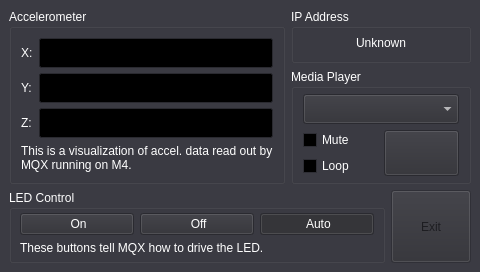
<?xml version="1.0" encoding="UTF-8"?>
<ui version="4.0">
 <class>EasyDuoClass</class>
 <widget class="QMainWindow" name="EasyDuoClass">
  <property name="geometry">
   <rect>
    <x>0</x>
    <y>0</y>
    <width>480</width>
    <height>272</height>
   </rect>
  </property>
  <property name="sizePolicy">
   <sizepolicy hsizetype="Preferred" vsizetype="Preferred">
    <horstretch>0</horstretch>
    <verstretch>0</verstretch>
   </sizepolicy>
  </property>
  <property name="palette">
   <palette>
    <active>
     <colorrole role="WindowText">
      <brush brushstyle="SolidPattern">
       <color alpha="255">
        <red>255</red>
        <green>255</green>
        <blue>255</blue>
       </color>
      </brush>
     </colorrole>
     <colorrole role="Button">
      <brush brushstyle="SolidPattern">
       <color alpha="255">
        <red>46</red>
        <green>46</green>
        <blue>52</blue>
       </color>
      </brush>
     </colorrole>
     <colorrole role="Light">
      <brush brushstyle="SolidPattern">
       <color alpha="255">
        <red>88</red>
        <green>88</green>
        <blue>100</blue>
       </color>
      </brush>
     </colorrole>
     <colorrole role="Midlight">
      <brush brushstyle="SolidPattern">
       <color alpha="255">
        <red>73</red>
        <green>73</green>
        <blue>83</blue>
       </color>
      </brush>
     </colorrole>
     <colorrole role="Dark">
      <brush brushstyle="SolidPattern">
       <color alpha="255">
        <red>29</red>
        <green>29</green>
        <blue>33</blue>
       </color>
      </brush>
     </colorrole>
     <colorrole role="Mid">
      <brush brushstyle="SolidPattern">
       <color alpha="255">
        <red>39</red>
        <green>39</green>
        <blue>44</blue>
       </color>
      </brush>
     </colorrole>
     <colorrole role="Text">
      <brush brushstyle="SolidPattern">
       <color alpha="255">
        <red>255</red>
        <green>255</green>
        <blue>255</blue>
       </color>
      </brush>
     </colorrole>
     <colorrole role="BrightText">
      <brush brushstyle="SolidPattern">
       <color alpha="255">
        <red>255</red>
        <green>255</green>
        <blue>255</blue>
       </color>
      </brush>
     </colorrole>
     <colorrole role="ButtonText">
      <brush brushstyle="SolidPattern">
       <color alpha="255">
        <red>255</red>
        <green>255</green>
        <blue>255</blue>
       </color>
      </brush>
     </colorrole>
     <colorrole role="Base">
      <brush brushstyle="SolidPattern">
       <color alpha="255">
        <red>0</red>
        <green>0</green>
        <blue>0</blue>
       </color>
      </brush>
     </colorrole>
     <colorrole role="Window">
      <brush brushstyle="SolidPattern">
       <color alpha="255">
        <red>59</red>
        <green>59</green>
        <blue>67</blue>
       </color>
      </brush>
     </colorrole>
     <colorrole role="Shadow">
      <brush brushstyle="SolidPattern">
       <color alpha="255">
        <red>0</red>
        <green>0</green>
        <blue>40</blue>
       </color>
      </brush>
     </colorrole>
     <colorrole role="AlternateBase">
      <brush brushstyle="SolidPattern">
       <color alpha="255">
        <red>29</red>
        <green>29</green>
        <blue>33</blue>
       </color>
      </brush>
     </colorrole>
     <colorrole role="ToolTipBase">
      <brush brushstyle="SolidPattern">
       <color alpha="255">
        <red>255</red>
        <green>255</green>
        <blue>220</blue>
       </color>
      </brush>
     </colorrole>
     <colorrole role="ToolTipText">
      <brush brushstyle="SolidPattern">
       <color alpha="255">
        <red>0</red>
        <green>0</green>
        <blue>0</blue>
       </color>
      </brush>
     </colorrole>
    </active>
    <inactive>
     <colorrole role="WindowText">
      <brush brushstyle="SolidPattern">
       <color alpha="255">
        <red>255</red>
        <green>255</green>
        <blue>255</blue>
       </color>
      </brush>
     </colorrole>
     <colorrole role="Button">
      <brush brushstyle="SolidPattern">
       <color alpha="255">
        <red>46</red>
        <green>46</green>
        <blue>52</blue>
       </color>
      </brush>
     </colorrole>
     <colorrole role="Light">
      <brush brushstyle="SolidPattern">
       <color alpha="255">
        <red>88</red>
        <green>88</green>
        <blue>100</blue>
       </color>
      </brush>
     </colorrole>
     <colorrole role="Midlight">
      <brush brushstyle="SolidPattern">
       <color alpha="255">
        <red>73</red>
        <green>73</green>
        <blue>83</blue>
       </color>
      </brush>
     </colorrole>
     <colorrole role="Dark">
      <brush brushstyle="SolidPattern">
       <color alpha="255">
        <red>29</red>
        <green>29</green>
        <blue>33</blue>
       </color>
      </brush>
     </colorrole>
     <colorrole role="Mid">
      <brush brushstyle="SolidPattern">
       <color alpha="255">
        <red>39</red>
        <green>39</green>
        <blue>44</blue>
       </color>
      </brush>
     </colorrole>
     <colorrole role="Text">
      <brush brushstyle="SolidPattern">
       <color alpha="255">
        <red>255</red>
        <green>255</green>
        <blue>255</blue>
       </color>
      </brush>
     </colorrole>
     <colorrole role="BrightText">
      <brush brushstyle="SolidPattern">
       <color alpha="255">
        <red>255</red>
        <green>255</green>
        <blue>255</blue>
       </color>
      </brush>
     </colorrole>
     <colorrole role="ButtonText">
      <brush brushstyle="SolidPattern">
       <color alpha="255">
        <red>255</red>
        <green>255</green>
        <blue>255</blue>
       </color>
      </brush>
     </colorrole>
     <colorrole role="Base">
      <brush brushstyle="SolidPattern">
       <color alpha="255">
        <red>0</red>
        <green>0</green>
        <blue>0</blue>
       </color>
      </brush>
     </colorrole>
     <colorrole role="Window">
      <brush brushstyle="SolidPattern">
       <color alpha="255">
        <red>59</red>
        <green>59</green>
        <blue>67</blue>
       </color>
      </brush>
     </colorrole>
     <colorrole role="Shadow">
      <brush brushstyle="SolidPattern">
       <color alpha="255">
        <red>0</red>
        <green>0</green>
        <blue>40</blue>
       </color>
      </brush>
     </colorrole>
     <colorrole role="AlternateBase">
      <brush brushstyle="SolidPattern">
       <color alpha="255">
        <red>29</red>
        <green>29</green>
        <blue>33</blue>
       </color>
      </brush>
     </colorrole>
     <colorrole role="ToolTipBase">
      <brush brushstyle="SolidPattern">
       <color alpha="255">
        <red>255</red>
        <green>255</green>
        <blue>220</blue>
       </color>
      </brush>
     </colorrole>
     <colorrole role="ToolTipText">
      <brush brushstyle="SolidPattern">
       <color alpha="255">
        <red>0</red>
        <green>0</green>
        <blue>0</blue>
       </color>
      </brush>
     </colorrole>
    </inactive>
    <disabled>
     <colorrole role="WindowText">
      <brush brushstyle="SolidPattern">
       <color alpha="255">
        <red>29</red>
        <green>29</green>
        <blue>33</blue>
       </color>
      </brush>
     </colorrole>
     <colorrole role="Button">
      <brush brushstyle="SolidPattern">
       <color alpha="255">
        <red>46</red>
        <green>46</green>
        <blue>52</blue>
       </color>
      </brush>
     </colorrole>
     <colorrole role="Light">
      <brush brushstyle="SolidPattern">
       <color alpha="255">
        <red>88</red>
        <green>88</green>
        <blue>100</blue>
       </color>
      </brush>
     </colorrole>
     <colorrole role="Midlight">
      <brush brushstyle="SolidPattern">
       <color alpha="255">
        <red>73</red>
        <green>73</green>
        <blue>83</blue>
       </color>
      </brush>
     </colorrole>
     <colorrole role="Dark">
      <brush brushstyle="SolidPattern">
       <color alpha="255">
        <red>29</red>
        <green>29</green>
        <blue>33</blue>
       </color>
      </brush>
     </colorrole>
     <colorrole role="Mid">
      <brush brushstyle="SolidPattern">
       <color alpha="255">
        <red>39</red>
        <green>39</green>
        <blue>44</blue>
       </color>
      </brush>
     </colorrole>
     <colorrole role="Text">
      <brush brushstyle="SolidPattern">
       <color alpha="255">
        <red>29</red>
        <green>29</green>
        <blue>33</blue>
       </color>
      </brush>
     </colorrole>
     <colorrole role="BrightText">
      <brush brushstyle="SolidPattern">
       <color alpha="255">
        <red>255</red>
        <green>255</green>
        <blue>255</blue>
       </color>
      </brush>
     </colorrole>
     <colorrole role="ButtonText">
      <brush brushstyle="SolidPattern">
       <color alpha="255">
        <red>29</red>
        <green>29</green>
        <blue>33</blue>
       </color>
      </brush>
     </colorrole>
     <colorrole role="Base">
      <brush brushstyle="SolidPattern">
       <color alpha="255">
        <red>59</red>
        <green>59</green>
        <blue>67</blue>
       </color>
      </brush>
     </colorrole>
     <colorrole role="Window">
      <brush brushstyle="SolidPattern">
       <color alpha="255">
        <red>59</red>
        <green>59</green>
        <blue>67</blue>
       </color>
      </brush>
     </colorrole>
     <colorrole role="Shadow">
      <brush brushstyle="SolidPattern">
       <color alpha="255">
        <red>0</red>
        <green>0</green>
        <blue>40</blue>
       </color>
      </brush>
     </colorrole>
     <colorrole role="AlternateBase">
      <brush brushstyle="SolidPattern">
       <color alpha="255">
        <red>59</red>
        <green>59</green>
        <blue>67</blue>
       </color>
      </brush>
     </colorrole>
     <colorrole role="ToolTipBase">
      <brush brushstyle="SolidPattern">
       <color alpha="255">
        <red>255</red>
        <green>255</green>
        <blue>220</blue>
       </color>
      </brush>
     </colorrole>
     <colorrole role="ToolTipText">
      <brush brushstyle="SolidPattern">
       <color alpha="255">
        <red>0</red>
        <green>0</green>
        <blue>0</blue>
       </color>
      </brush>
     </colorrole>
    </disabled>
   </palette>
  </property>
  <property name="cursor">
   <cursorShape>BlankCursor</cursorShape>
  </property>
  <property name="windowTitle">
   <string>MainWindow</string>
  </property>
  <property name="styleSheet">
   <string notr="true"/>
  </property>
  <widget class="QWidget" name="centralwidget">
   <layout class="QGridLayout" name="gridLayout">
    <item row="0" column="0">
     <layout class="QVBoxLayout" name="verticalLayout">
      <property name="leftMargin">
       <number>0</number>
      </property>
      <item>
       <layout class="QHBoxLayout" name="horizontalLayout">
        <item>
         <widget class="QGroupBox" name="gbxAccel">
          <property name="title">
           <string>Accelerometer</string>
          </property>
          <layout class="QGridLayout" name="gridLayout_3">
           <item row="1" column="0">
            <widget class="QLabel" name="lblAccelX">
             <property name="text">
              <string>X:</string>
             </property>
            </widget>
           </item>
           <item row="1" column="1">
            <widget class="QProgressBar" name="prgAccelX">
             <property name="sizePolicy">
              <sizepolicy hsizetype="Expanding" vsizetype="MinimumExpanding">
               <horstretch>0</horstretch>
               <verstretch>0</verstretch>
              </sizepolicy>
             </property>
             <property name="minimumSize">
              <size>
               <width>100</width>
               <height>30</height>
              </size>
             </property>
             <property name="maximum">
              <number>16384</number>
             </property>
             <property name="format">
              <string/>
             </property>
            </widget>
           </item>
           <item row="2" column="0">
            <widget class="QLabel" name="lblAccelY">
             <property name="text">
              <string>Y:</string>
             </property>
            </widget>
           </item>
           <item row="2" column="1">
            <widget class="QProgressBar" name="prgAccelY">
             <property name="sizePolicy">
              <sizepolicy hsizetype="Expanding" vsizetype="MinimumExpanding">
               <horstretch>0</horstretch>
               <verstretch>0</verstretch>
              </sizepolicy>
             </property>
             <property name="minimumSize">
              <size>
               <width>100</width>
               <height>30</height>
              </size>
             </property>
             <property name="maximum">
              <number>16384</number>
             </property>
             <property name="format">
              <string/>
             </property>
            </widget>
           </item>
           <item row="3" column="0">
            <widget class="QLabel" name="lblAccelZ">
             <property name="text">
              <string>Z:</string>
             </property>
            </widget>
           </item>
           <item row="3" column="1">
            <widget class="QProgressBar" name="prgAccelZ">
             <property name="sizePolicy">
              <sizepolicy hsizetype="Expanding" vsizetype="MinimumExpanding">
               <horstretch>0</horstretch>
               <verstretch>0</verstretch>
              </sizepolicy>
             </property>
             <property name="minimumSize">
              <size>
               <width>100</width>
               <height>30</height>
              </size>
             </property>
             <property name="maximum">
              <number>16384</number>
             </property>
             <property name="format">
              <string/>
             </property>
            </widget>
           </item>
           <item row="4" column="0" colspan="2">
            <widget class="QLabel" name="lblAccel">
             <property name="font">
              <font>
               <pointsize>9</pointsize>
              </font>
             </property>
             <property name="text">
              <string>This is a visualization of accel. data read out by MQX running on M4.</string>
             </property>
             <property name="scaledContents">
              <bool>false</bool>
             </property>
             <property name="wordWrap">
              <bool>true</bool>
             </property>
            </widget>
           </item>
          </layout>
         </widget>
        </item>
        <item>
         <layout class="QVBoxLayout" name="verticalLayout_2" stretch="1,2">
          <item>
           <widget class="QGroupBox" name="gbxIpAdddress">
            <property name="sizePolicy">
             <sizepolicy hsizetype="Preferred" vsizetype="MinimumExpanding">
              <horstretch>0</horstretch>
              <verstretch>0</verstretch>
             </sizepolicy>
            </property>
            <property name="maximumSize">
             <size>
              <width>16777215</width>
              <height>60</height>
             </size>
            </property>
            <property name="title">
             <string>IP Address</string>
            </property>
            <layout class="QVBoxLayout" name="verticalLayout_4">
             <property name="topMargin">
              <number>3</number>
             </property>
             <property name="bottomMargin">
              <number>6</number>
             </property>
             <item>
              <widget class="QLabel" name="lblIpAddress">
               <property name="focusPolicy">
                <enum>Qt::TabFocus</enum>
               </property>
               <property name="text">
                <string>Unknown</string>
               </property>
               <property name="alignment">
                <set>Qt::AlignCenter</set>
               </property>
              </widget>
             </item>
            </layout>
           </widget>
          </item>
          <item>
           <widget class="QGroupBox" name="gbxPlayer">
            <property name="sizePolicy">
             <sizepolicy hsizetype="MinimumExpanding" vsizetype="Preferred">
              <horstretch>0</horstretch>
              <verstretch>0</verstretch>
             </sizepolicy>
            </property>
            <property name="minimumSize">
             <size>
              <width>120</width>
              <height>0</height>
             </size>
            </property>
            <property name="maximumSize">
             <size>
              <width>270</width>
              <height>16777215</height>
             </size>
            </property>
            <property name="title">
             <string>Media Player</string>
            </property>
            <layout class="QVBoxLayout" name="verticalLayout_3">
             <property name="topMargin">
              <number>5</number>
             </property>
             <property name="bottomMargin">
              <number>5</number>
             </property>
             <item>
              <widget class="QComboBox" name="cbxMedia">
               <property name="sizePolicy">
                <sizepolicy hsizetype="MinimumExpanding" vsizetype="MinimumExpanding">
                 <horstretch>0</horstretch>
                 <verstretch>0</verstretch>
                </sizepolicy>
               </property>
               <property name="minimumSize">
                <size>
                 <width>100</width>
                 <height>30</height>
                </size>
               </property>
               <property name="maximumSize">
                <size>
                 <width>250</width>
                 <height>50</height>
                </size>
               </property>
               <property name="focusPolicy">
                <enum>Qt::TabFocus</enum>
               </property>
               <property name="styleSheet">
                <string notr="true"/>
               </property>
               <property name="iconSize">
                <size>
                 <width>24</width>
                 <height>24</height>
                </size>
               </property>
              </widget>
             </item>
             <item>
              <layout class="QHBoxLayout" name="horizontalLayout_3">
               <item>
                <layout class="QVBoxLayout" name="verticalLayout_6">
                 <item>
                  <widget class="QCheckBox" name="chbxMute">
                   <property name="focusPolicy">
                    <enum>Qt::TabFocus</enum>
                   </property>
                   <property name="text">
                    <string>Mute</string>
                   </property>
                  </widget>
                 </item>
                 <item>
                  <widget class="QCheckBox" name="chbxLoop">
                   <property name="sizePolicy">
                    <sizepolicy hsizetype="Minimum" vsizetype="Fixed">
                     <horstretch>0</horstretch>
                     <verstretch>0</verstretch>
                    </sizepolicy>
                   </property>
                   <property name="focusPolicy">
                    <enum>Qt::TabFocus</enum>
                   </property>
                   <property name="text">
                    <string>Loop</string>
                   </property>
                  </widget>
                 </item>
                </layout>
               </item>
               <item>
                <widget class="QPushButton" name="btnPlay">
                 <property name="sizePolicy">
                  <sizepolicy hsizetype="Minimum" vsizetype="MinimumExpanding">
                   <horstretch>0</horstretch>
                   <verstretch>0</verstretch>
                  </sizepolicy>
                 </property>
                 <property name="minimumSize">
                  <size>
                   <width>0</width>
                   <height>30</height>
                  </size>
                 </property>
                 <property name="maximumSize">
                  <size>
                   <width>16777215</width>
                   <height>70</height>
                  </size>
                 </property>
                 <property name="focusPolicy">
                  <enum>Qt::TabFocus</enum>
                 </property>
                 <property name="text">
                  <string/>
                 </property>
                 <property name="icon">
                  <iconset resource="pictures.qrc">
                   <normaloff>:/icons/play</normaloff>:/icons/play</iconset>
                 </property>
                 <property name="iconSize">
                  <size>
                   <width>32</width>
                   <height>32</height>
                  </size>
                 </property>
                </widget>
               </item>
              </layout>
             </item>
            </layout>
           </widget>
          </item>
         </layout>
        </item>
       </layout>
      </item>
      <item>
       <layout class="QGridLayout" name="gridLayout_2" columnstretch="4,0">
        <property name="sizeConstraint">
         <enum>QLayout::SetMaximumSize</enum>
        </property>
        <item row="0" column="0">
         <widget class="QGroupBox" name="gbxLed">
          <property name="sizePolicy">
           <sizepolicy hsizetype="Preferred" vsizetype="Preferred">
            <horstretch>0</horstretch>
            <verstretch>0</verstretch>
           </sizepolicy>
          </property>
          <property name="maximumSize">
           <size>
            <width>16777215</width>
            <height>150</height>
           </size>
          </property>
          <property name="title">
           <string>LED Control</string>
          </property>
          <layout class="QVBoxLayout" name="verticalLayout_5" stretch="3,0">
           <property name="spacing">
            <number>-1</number>
           </property>
           <property name="leftMargin">
            <number>8</number>
           </property>
           <property name="topMargin">
            <number>3</number>
           </property>
           <property name="rightMargin">
            <number>8</number>
           </property>
           <property name="bottomMargin">
            <number>5</number>
           </property>
           <item>
            <layout class="QHBoxLayout" name="horizontalLayout_2">
             <property name="spacing">
              <number>-1</number>
             </property>
             <property name="leftMargin">
              <number>0</number>
             </property>
             <item>
              <widget class="QPushButton" name="btnLedOn">
               <property name="sizePolicy">
                <sizepolicy hsizetype="Minimum" vsizetype="MinimumExpanding">
                 <horstretch>0</horstretch>
                 <verstretch>0</verstretch>
                </sizepolicy>
               </property>
               <property name="focusPolicy">
                <enum>Qt::TabFocus</enum>
               </property>
               <property name="text">
                <string> On</string>
               </property>
               <property name="icon">
                <iconset resource="pictures.qrc">
                 <normaloff>:/icons/ledgreen</normaloff>:/icons/ledgreen</iconset>
               </property>
               <property name="checkable">
                <bool>true</bool>
               </property>
               <property name="autoExclusive">
                <bool>true</bool>
               </property>
              </widget>
             </item>
             <item>
              <widget class="QPushButton" name="btnLedOff">
               <property name="sizePolicy">
                <sizepolicy hsizetype="Minimum" vsizetype="MinimumExpanding">
                 <horstretch>0</horstretch>
                 <verstretch>0</verstretch>
                </sizepolicy>
               </property>
               <property name="focusPolicy">
                <enum>Qt::TabFocus</enum>
               </property>
               <property name="text">
                <string> Off</string>
               </property>
               <property name="icon">
                <iconset resource="pictures.qrc">
                 <normaloff>:/icons/ledred</normaloff>:/icons/ledred</iconset>
               </property>
               <property name="checkable">
                <bool>true</bool>
               </property>
               <property name="autoExclusive">
                <bool>true</bool>
               </property>
              </widget>
             </item>
             <item>
              <widget class="QPushButton" name="btnLedAuto">
               <property name="sizePolicy">
                <sizepolicy hsizetype="Minimum" vsizetype="MinimumExpanding">
                 <horstretch>0</horstretch>
                 <verstretch>0</verstretch>
                </sizepolicy>
               </property>
               <property name="focusPolicy">
                <enum>Qt::TabFocus</enum>
               </property>
               <property name="text">
                <string> Auto</string>
               </property>
               <property name="icon">
                <iconset resource="pictures.qrc">
                 <normaloff>:/icons/ledorange</normaloff>:/icons/ledorange</iconset>
               </property>
               <property name="checkable">
                <bool>true</bool>
               </property>
               <property name="checked">
                <bool>true</bool>
               </property>
               <property name="autoExclusive">
                <bool>true</bool>
               </property>
              </widget>
             </item>
            </layout>
           </item>
           <item>
            <widget class="QLabel" name="lblLed">
             <property name="sizePolicy">
              <sizepolicy hsizetype="Preferred" vsizetype="Preferred">
               <horstretch>0</horstretch>
               <verstretch>0</verstretch>
              </sizepolicy>
             </property>
             <property name="font">
              <font>
               <pointsize>9</pointsize>
              </font>
             </property>
             <property name="text">
              <string>These buttons tell MQX how to drive the LED.</string>
             </property>
             <property name="scaledContents">
              <bool>true</bool>
             </property>
            </widget>
           </item>
          </layout>
         </widget>
        </item>
        <item row="0" column="1">
         <widget class="QPushButton" name="btnExit">
          <property name="enabled">
           <bool>false</bool>
          </property>
          <property name="sizePolicy">
           <sizepolicy hsizetype="Expanding" vsizetype="MinimumExpanding">
            <horstretch>0</horstretch>
            <verstretch>0</verstretch>
           </sizepolicy>
          </property>
          <property name="maximumSize">
           <size>
            <width>16777215</width>
            <height>150</height>
           </size>
          </property>
          <property name="focusPolicy">
           <enum>Qt::TabFocus</enum>
          </property>
          <property name="text">
           <string>Exit</string>
          </property>
         </widget>
        </item>
       </layout>
      </item>
     </layout>
    </item>
   </layout>
  </widget>
 </widget>
 <resources>
  <include location="pictures.qrc"/>
 </resources>
 <connections>
  <connection>
   <sender>btnExit</sender>
   <signal>clicked()</signal>
   <receiver>EasyDuoClass</receiver>
   <slot>close()</slot>
   <hints>
    <hint type="sourcelabel">
     <x>468</x>
     <y>260</y>
    </hint>
    <hint type="destinationlabel">
     <x>239</x>
     <y>135</y>
    </hint>
   </hints>
  </connection>
  <connection>
   <sender>btnPlay</sender>
   <signal>clicked()</signal>
   <receiver>EasyDuoClass</receiver>
   <slot>play()</slot>
   <hints>
    <hint type="sourcelabel">
     <x>449</x>
     <y>134</y>
    </hint>
    <hint type="destinationlabel">
     <x>227</x>
     <y>157</y>
    </hint>
   </hints>
  </connection>
  <connection>
   <sender>chbxMute</sender>
   <signal>clicked(bool)</signal>
   <receiver>EasyDuoClass</receiver>
   <slot>mute(bool)</slot>
   <hints>
    <hint type="sourcelabel">
     <x>297</x>
     <y>128</y>
    </hint>
    <hint type="destinationlabel">
     <x>244</x>
     <y>166</y>
    </hint>
   </hints>
  </connection>
  <connection>
   <sender>btnLedOn</sender>
   <signal>pressed()</signal>
   <receiver>EasyDuoClass</receiver>
   <slot>ledOn()</slot>
   <hints>
    <hint type="sourcelabel">
     <x>94</x>
     <y>228</y>
    </hint>
    <hint type="destinationlabel">
     <x>52</x>
     <y>264</y>
    </hint>
   </hints>
  </connection>
  <connection>
   <sender>btnLedOff</sender>
   <signal>pressed()</signal>
   <receiver>EasyDuoClass</receiver>
   <slot>ledOff()</slot>
   <hints>
    <hint type="sourcelabel">
     <x>147</x>
     <y>223</y>
    </hint>
    <hint type="destinationlabel">
     <x>108</x>
     <y>266</y>
    </hint>
   </hints>
  </connection>
  <connection>
   <sender>btnLedAuto</sender>
   <signal>pressed()</signal>
   <receiver>EasyDuoClass</receiver>
   <slot>ledAuto()</slot>
   <hints>
    <hint type="sourcelabel">
     <x>230</x>
     <y>230</y>
    </hint>
    <hint type="destinationlabel">
     <x>176</x>
     <y>267</y>
    </hint>
   </hints>
  </connection>
 </connections>
 <slots>
  <slot>play()</slot>
  <slot>mute(bool)</slot>
  <slot>ledOn()</slot>
  <slot>ledOff()</slot>
  <slot>ledAuto()</slot>
 </slots>
</ui>
